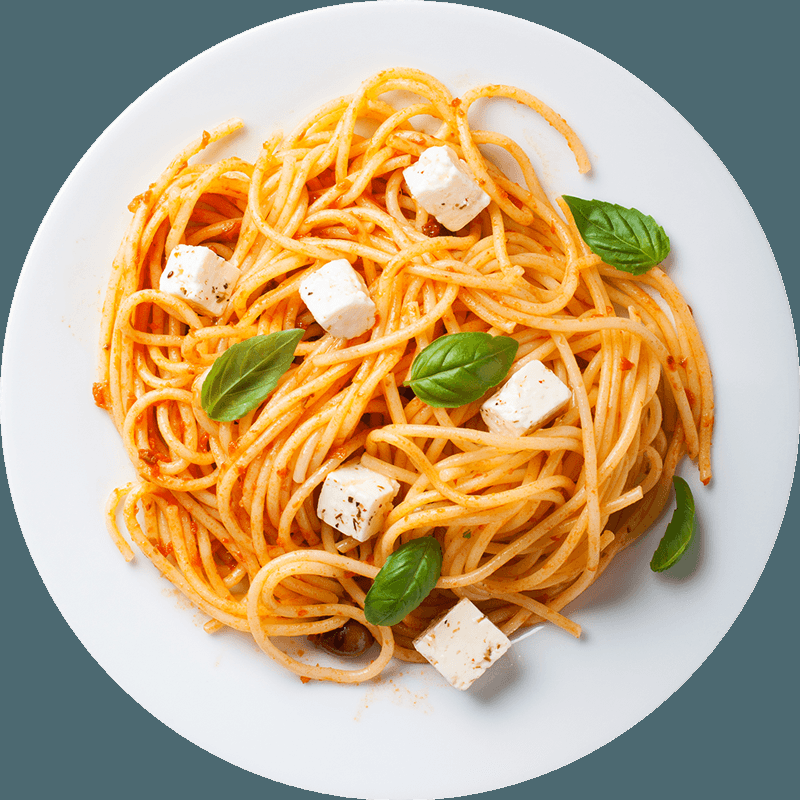
#> input picture Вейвлеты/pngegg.png, 800 x 800 px, found by its file name
$ python 'УУУwavelet4.py'
#> lines starting #> are read from the running program, lines starting #| are printed output that depends on the picture
import matplotlib
import matplotlib.pyplot as plt
import numpy as np
import keyboard
import os
from matplotlib.widgets import Slider
import cv2

#print("Press e")
#keyboard.wait("e")
#os.system('cls')

def compress_fast(img):
    im = np.zeros((int(img.shape[0]/2), int(img.shape[1]/2)))
    for i in range(im.shape[0]):
        for j in range(im.shape[1]):
            row_sum = img[2*i][2*j]/2+img[2*i][2*j+1]/2
            col_sum = img[2*i+1][2*j]/2 + img[2*i+1][2*j+1]/2
            im[i][j] = row_sum/2 + col_sum/2
    return im


#print("def compress_fast is true. Press e")
#keyboard.wait("e")
#os.system('cls')


def update_image(img, ax):
    ax.imshow(img, cmap="gray", aspect="auto", interpolation="nearest")

#print("def update_image is true. Press e")
#keyboard.wait("e")
#os.system('cls')

im_orig = cv2.imread('C:\pngegg.png', cv2.IMREAD_GRAYSCALE)
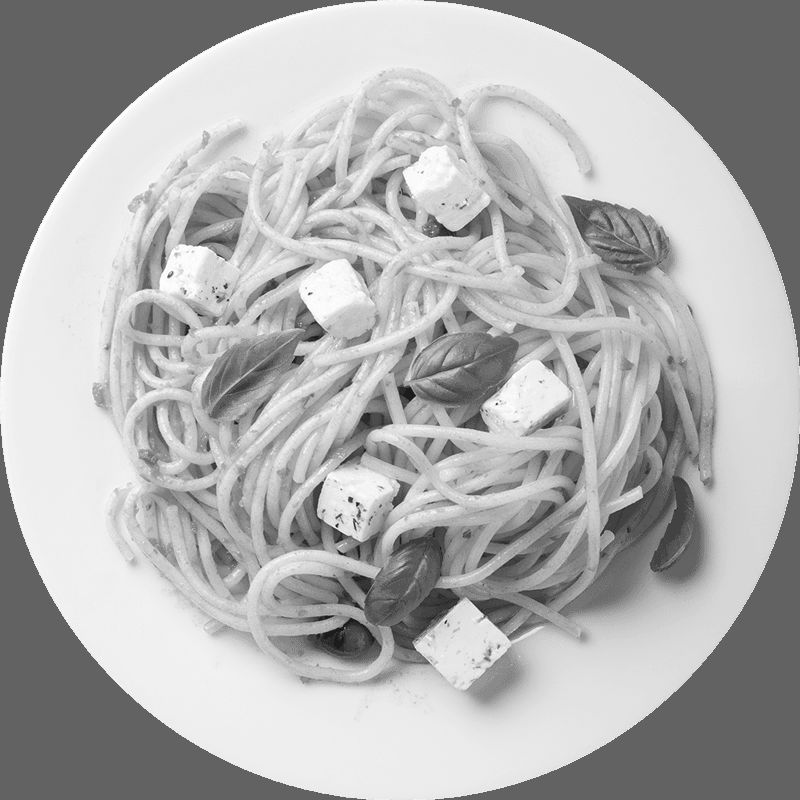
#> im_orig: shape (800, 800); min 28, max 253, mean 174.6

fig, ax = plt.subplots()
ax.imshow(im_orig, cmap="gray")

#print("This is so gooood. Press e")
#keyboard.wait("e")
#os.system('cls')

#НАСТРОИКА ПОЛЗУНКА
def update_compress(val):
    update_image(compress_imgs[int(val)], ax)
plt.subplots_adjust(bottom=0.25)
ax_compress = plt.axes([0.35, 0.1, 0.45, 0.03])
#> (the run stopped early here; a loop or call above may not have finished)
